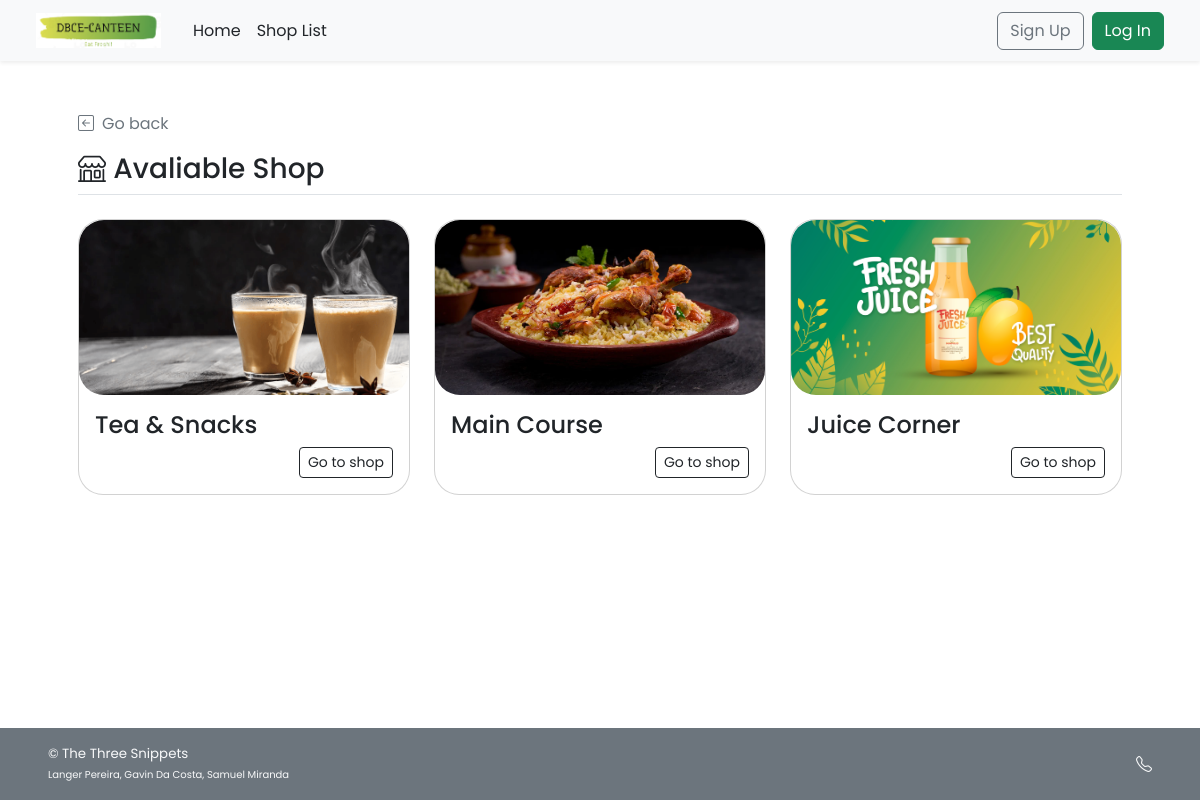
The app's page /shop_list.php with its own data.
### tables this page shows
CREATE TABLE `shop` (
  `s_username` varchar(45) NOT NULL,
  `s_pwd` varchar(45) NOT NULL,
  `s_name` varchar(100) NOT NULL,
  `s_location` varchar(100) NOT NULL,
  `s_email` varchar(100) NOT NULL,
  `s_phoneno` varchar(45) NOT NULL,
  `s_pic` text DEFAULT NULL,
  `s_id` int(11) NOT NULL
);

### shop_list.php (the view, shortened to what this page needs)
<!DOCTYPE html>
<html lang="en">
<head>
    <?php session_start(); include("conn_db.php"); include('head.php');?>
    <link href="css/main.css" rel="stylesheet">
</head>
<body class="d-flex flex-column h-100">
    <?php include('nav_header.php')?>
    <div class="container p-5" id="recommended-shop">
        <a class="nav nav-item text-decoration-none text-muted mb-3" href="#" onclick="history.back();">
            <i class="bi bi-arrow-left-square me-2"></i>Go back
        </a>
        <h3 class="border-bottom pb-2"><i class="bi bi-shop align-top"></i> Avaliable Shop</h3>
        <div class="row row-cols-1 row-cols-lg-3 align-items-stretch g-4 py-3">
        <?php
            $query = "SELECT s_id,s_name,s_pic FROM shop";
            $result = $mysqli -> query($query);
            if($result -> num_rows > 0){
            while($row = $result -> fetch_array()){
        ?>
            <div class="col">
                <a href="<?php echo "shop_menu.php?s_id=".$row["s_id"]?>" class="text-decoration-none text-dark">
                    <div class="card rounded-25">
                        <img
                        <?php
                            if(is_null($row["s_pic"])){echo "src='img/default.png'";}
                            else{echo "src=\"img/{$row['s_pic']}\"";}
                        ?>
                        style="width:100%; height:175px; object-fit:cover;"
                        class="card-img-top rounded-25 img-fluid" alt="...">
                        <div class="card-body">
                            <h4 name="shop-name" class="card-title"><?php echo $row["s_name"]?></h4>
                            <div class="text-end">
                                <a href="<?php echo "shop_menu.php?s_id=".$row["s_id"]?>" class="btn btn-sm btn-outline-dark">Go to shop</a>
                            </div>
                        </div>
                    </div>
                </a>
            </div>
        <?php }
        }
        ?>
        </div>
    </div>
    <?php include('footer.php')?>
</body>
</html>

### css/main.css (style rules this page uses)
html { height: 100%; }
body { height: 100%; padding-top: 4rem; margin-bottom: -50px; font-family: 'Poppins', 'Noto Sans Thai', sans-serif; }
a { cursor: pointer; }
.bi { vertical-align: -.125em; fill: currentColor; }
.rounded-25 { border-radius: 25px; }

### records on screen
shop: s_pic (picture), s_name "Tea & Snacks"
shop: s_pic (picture), s_name "Main Course"
shop: s_pic (picture), s_name "Juice Corner"
